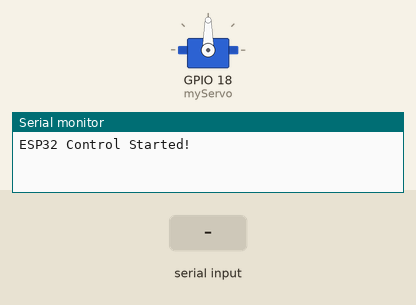
The sketch below on a simulated ESP32. On the bench: servo, the last lines printed to the serial monitor. The inputs (shaded band) are chosen by the test bench. Nothing arrives over Bluetooth unless stated.

Above: at 1.2 s.
1.3 s: "light on\n" received over Serial
At 1.7 s:
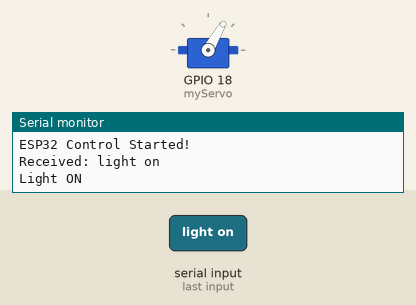
2.8 s: "light off\n" received over the second serial link
At 4.0 s:
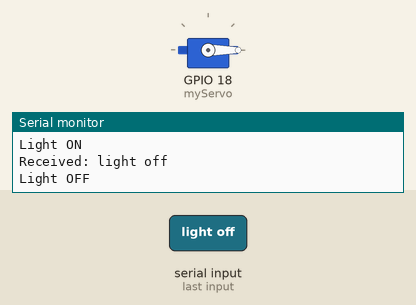
4.3 s: "light on\n" received over the second serial link
At 5.2 s:
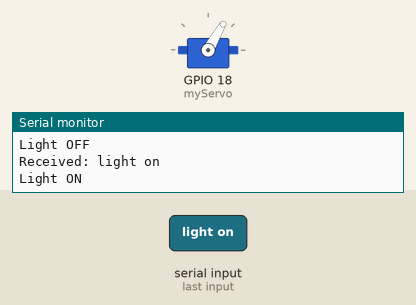
7.3 s: "light off\n" received over Serial
At 8.7 s:
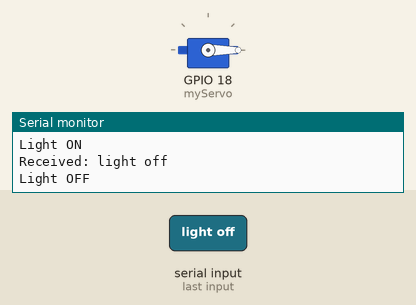
Timing chart, 0 to 10.3 s (numbered marks = the images above; inputs shaded):
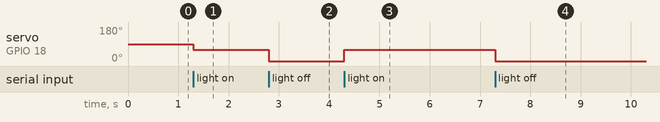

The sketch:

motor_control_serial.ino
```cpp
#include <BluetoothSerial.h>
#include <ESP32Servo.h>

BluetoothSerial SerialBT;
Servo myServo;

void setup() {
  Serial.begin(9600);       // USB Serial (PC)
  SerialBT.begin("ESP32-Control");  // Bluetooth Serial
  myServo.attach(18);
  Serial.println("ESP32 Control Started!");
}

void loop() {
  String command = "";

  // Check Serial (USB from PC)
  if (Serial.available()) {
    command = Serial.readStringUntil('\n');
  }

  // Check Bluetooth
  if (SerialBT.available()) {
    command = SerialBT.readStringUntil('\n');
  }

  command.trim();  // Remove extra spaces or newlines

  if (command.length() > 0) {
    Serial.println("Received: " + command);

    if (command == "light on") {
      Serial.println("Light ON");
      myServo.write(60);
    } else if (command == "light off") {
      Serial.println("Light OFF");
      myServo.write(0);
    } else if (command == "window open") {
      Serial.println("Window OPEN");
    } else if (command == "window close") {
      Serial.println("Window CLOSE");
    } else {
      Serial.println("Invalid command");
    }
  }
}
```

Measured:
- after the input at 1.3 s, servo on GPIO 18 (myServo): 90° → 60° at once
- after the input at 2.8 s, servo on GPIO 18 (myServo): 60° → 0° at once
- after the input at 4.3 s, servo on GPIO 18 (myServo): 0° → 60° at once
- after the input at 7.3 s, servo on GPIO 18 (myServo): 60° → 0° at once
